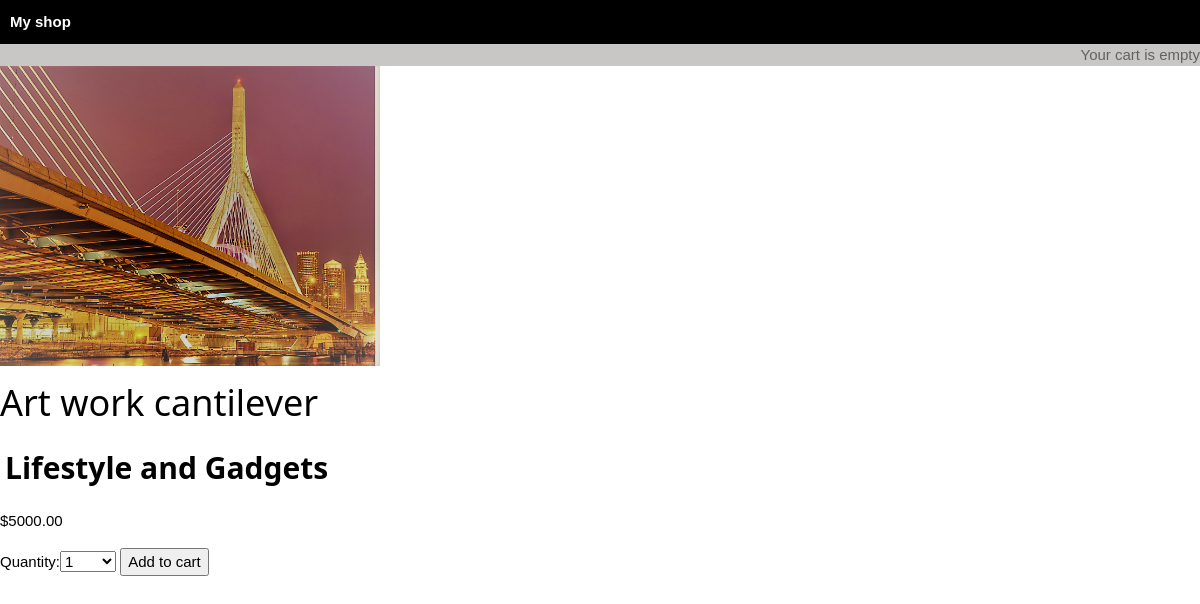
/4/art-work-cantilever/, run on the app's committed database.
### shop/models.py (models this page shows, shortened)
class Product(models.Model):
    CURRENCY_CHOICES = ( ('#','naira'),)
    category = models.ForeignKey(Category, related_name='products',
                                    on_delete=models.CASCADE)
    name = models.CharField(max_length=200, db_index=True)
    slug = models.SlugField(max_length=200, db_index=True)
    image = models.ImageField(upload_to='products/%Y/%m/%d',blank=True)
    desc = models.TextField(blank=True)
    price = models.DecimalField(max_digits=12, decimal_places=2)
    currency = models.CharField(max_length=10,choices=CURRENCY_CHOICES, default='naira')
    available = models.BooleanField(default=True)
    created = models.DateTimeField(auto_now_add=True)
    updated = models.DateTimeField(auto_now=True)
    class Meta:
        ordering = ('name', 'price')
        index_together = (('id','slug'),)

class Category(models.Model):
    name = models.CharField(max_length=200, db_index=True)
    slug = models.SlugField(max_length=200, unique=True)
    class Meta:
        ordering = ('name',)
        verbose_name = 'category'
        verbose_name_plural = 'categories'
    def __str__(self) -> str:
        return self.name
    def get_absolute_url(self):
        return reverse('shop:product_list_by_category', args =[self.slug])

### shop/views.py (the view)
# urls.py: path('<int:id>/<slug:slug>/', views.product_detail,name='product_detail'),
def product_detail(request, id, slug):
    product = get_object_or_404(Product, id=id, slug=slug, available=True)
    cart_product_form = CartAddProductForm()
    return render(request,
                            'shop/detail.html',{'product':product,
                            'cart_product_form':cart_product_form})

### cart/forms.py
class CartAddProductForm(forms.Form):
    quantity = forms.TypedChoiceField(
        choices=PRODUCT_QUANTITY_CHOICES, coerce=int
    )
    override = forms.BooleanField(required=False, initial=False, widget=forms.HiddenInput)

### cart/cart.py (called while the page is built)
    def __len__(self):
        return sum(item['quantity'] for item in self.cart.values())

### cart/context_processors.py (called while the page is built)
def cart(request):
    return {'cart': Cart(request)}

### templates/shop/detail.html (shortened to what this page needs)
{% extends "shop/base.html" %}
{% load static %}
{% block content %}
<div class="product-detail">
    <img src="{% if product.image %}{{ product.image.url }}{% else %}
    {% static '' img/noimage.png' %}{% endif %}">
    <h1>{{ product.name }}</h1>
    <h2>
        <a href="{{ product.category.get_absolute_url }}">
            {{ product.category }}
        </a>
    </h2>
    <p class="price">${{ product.price }}</p>
    <form action="{% url 'cart:cart_add' product.id %}" method="post">
        {{ cart_product_form }}
        <input type="submit" value="Add to cart">
    </form>
</div>
{% endblock %}

### static/css/base.css (style rules this page uses)
* { box-sizing: border-box; }
img { height: 300px; }
body { background-color: white; color: black; }
a { text-decoration: none; font-weight: bold; display: block; padding: 5px; margin-top: 1px; }

### static/css/w3.css (style rules this page uses)
*,*:before,*:after { box-sizing:inherit }
html { -ms-text-size-adjust:100%;-webkit-text-size-adjust:100% }
body { margin:0 }
a { background-color:transparent }
img { border-style:none }
button,input,select,textarea,optgroup { font:inherit;margin:0 }
button,input { overflow:visible }
button,select { text-transform:none }
button,[type=button],[type=reset],[type=submit] { -webkit-appearance:button }
html,body { font-family:Verdana,sans-serif;font-size:15px;line-height:1.5 }
html { overflow-x:hidden }
h1 { font-size:36px }
h2 { font-size:30px }
h1,h2,h3,h4,h5,h6 { font-family:"Segoe UI",Arial,sans-serif;font-weight:400;margin:10px 0 }
img { vertical-align:middle }
a { color:inherit }

### data on the page
Product: image (picture), name "Art work cantilever", category "Lifestyle and Gadgets", price "5000.00"
